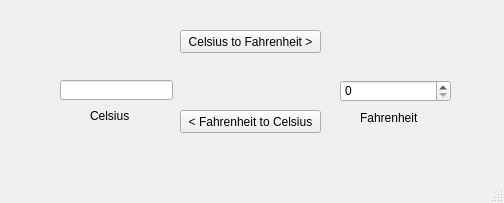
<?xml version="1.0" encoding="UTF-8"?>
<ui version="4.0">
 <class>MainWindow</class>
 <widget class="QMainWindow" name="MainWindow">
  <property name="geometry">
   <rect>
    <x>0</x>
    <y>0</y>
    <width>504</width>
    <height>203</height>
   </rect>
  </property>
  <property name="windowTitle">
   <string>MainWindow</string>
  </property>
  <widget class="QWidget" name="centralwidget">
   <widget class="QPushButton" name="btn_CtoF">
    <property name="geometry">
     <rect>
      <x>180</x>
      <y>30</y>
      <width>141</width>
      <height>23</height>
     </rect>
    </property>
    <property name="text">
     <string>Celsius to Fahrenheit &gt;</string>
    </property>
   </widget>
   <widget class="QPushButton" name="btn_FtoC">
    <property name="geometry">
     <rect>
      <x>180</x>
      <y>110</y>
      <width>141</width>
      <height>23</height>
     </rect>
    </property>
    <property name="text">
     <string>&lt; Fahrenheit to Celsius</string>
    </property>
   </widget>
   <widget class="QLabel" name="label">
    <property name="geometry">
     <rect>
      <x>90</x>
      <y>110</y>
      <width>56</width>
      <height>12</height>
     </rect>
    </property>
    <property name="text">
     <string>Celsius</string>
    </property>
   </widget>
   <widget class="QLabel" name="label_2">
    <property name="geometry">
     <rect>
      <x>360</x>
      <y>110</y>
      <width>61</width>
      <height>16</height>
     </rect>
    </property>
    <property name="text">
     <string>Fahrenheit</string>
    </property>
   </widget>
   <widget class="QLineEdit" name="editCel">
    <property name="geometry">
     <rect>
      <x>60</x>
      <y>80</y>
      <width>113</width>
      <height>20</height>
     </rect>
    </property>
   </widget>
   <widget class="QSpinBox" name="spinFahr">
    <property name="geometry">
     <rect>
      <x>340</x>
      <y>80</y>
      <width>111</width>
      <height>22</height>
     </rect>
    </property>
   </widget>
  </widget>
  <widget class="QMenuBar" name="menubar">
   <property name="geometry">
    <rect>
     <x>0</x>
     <y>0</y>
     <width>504</width>
     <height>21</height>
    </rect>
   </property>
  </widget>
  <widget class="QStatusBar" name="statusbar"/>
 </widget>
 <resources/>
 <connections/>
</ui>
